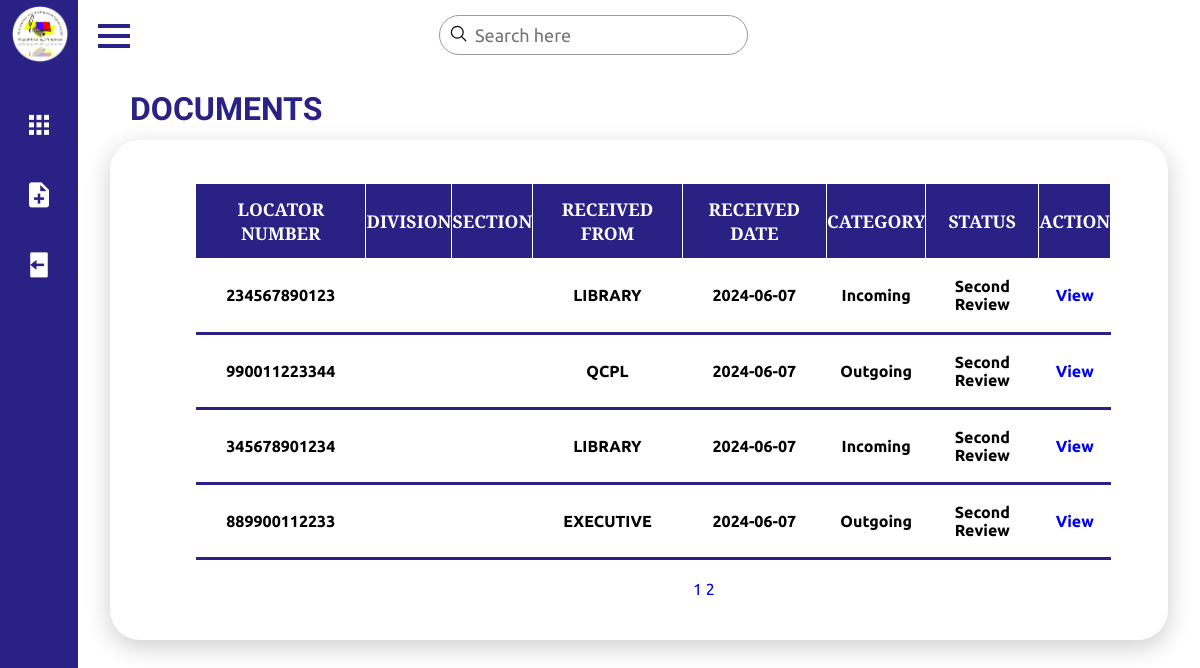
Page /Frontend/userdashboard.php on the earlier database version.
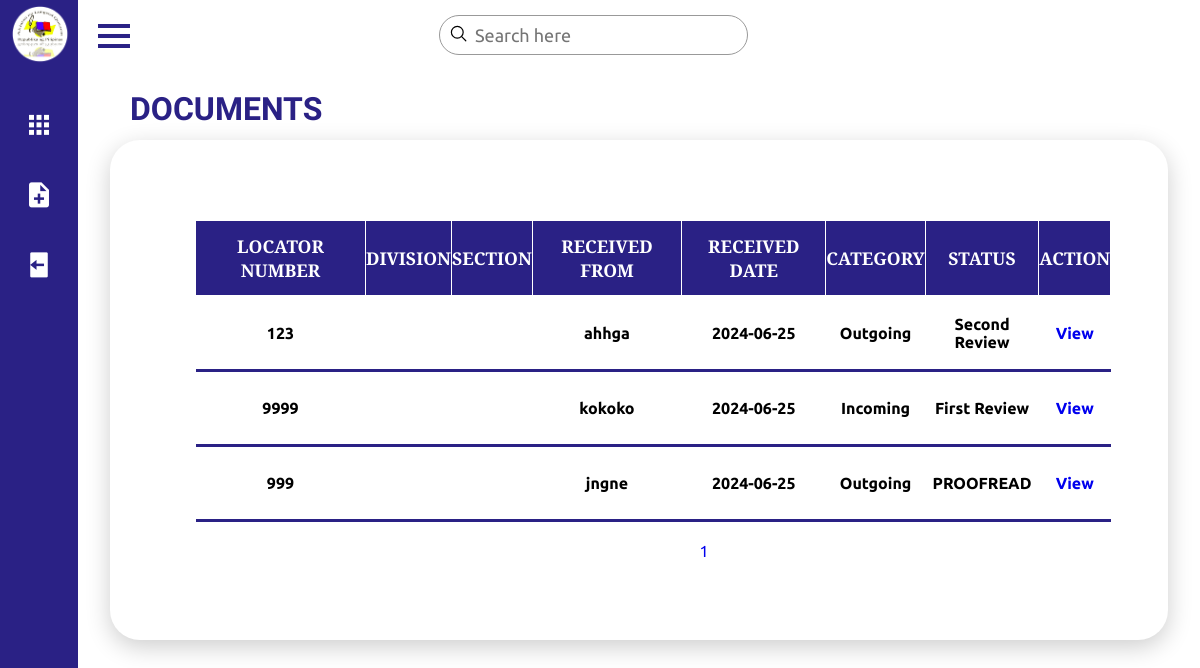
Same page on the later database version.
### tables this page shows
CREATE TABLE `fileupload` (
  `id` int(11) NOT NULL,
  `file_name` varchar(255) NOT NULL,
  `division` varchar(255) DEFAULT NULL,
  `section` varchar(255) DEFAULT NULL,
  `category` enum('Incoming','Outgoing','','') DEFAULT NULL,
  `locator_num` varchar(255) DEFAULT NULL,
  `received_date` date DEFAULT NULL,
  `received_from` varchar(255) DEFAULT NULL,
  `subject` varchar(255) DEFAULT NULL,
  `description` text DEFAULT NULL,
  `type` varchar(100) DEFAULT NULL,
  `file_path` varchar(255) NOT NULL,
  `proofreader_comment` varchar(255) NOT NULL,
  `boss2_comment` varchar(255) NOT NULL,
  `boss1_comment` varchar(255) NOT NULL,
  `status` varchar(255) NOT NULL
);

### Frontend/userdashboard.php (the view, shortened to what this page needs)
<!DOCTYPE html>
<html lang="en">
<head>
    <link rel="stylesheet" href="userdashboard.css">
    <link href='https://unpkg.com/boxicons@2.0.7/css/boxicons.min.css' rel='stylesheet'>
</head>
<body>
     <div class="sidebar close">
        <div class="logo-details">
            <span class="img">
                <img src="img/Logo.png" >
            </span>
        </div>
        <ul class="nav-links">
          <li>
            <div class="iocn-link">
              <a href="userdashboard.php">
                <i class='bx bxs-grid'></i>
              </a>
            </div>
          </li>
          <li>
            <a href="useroutgoing.php">
              <i class='bx bxs-file-plus' ></i>
            </a>
          </li>
          <li>
            <a href="/qcpl/Backend/logout.php">
              <i class='bx bxs-log-out' ></i>
            </a>
          </li>
      </ul>
      </div>
        <section class="home-section">
            <div class="home-content">
              <i class='bx bx-menu' ></i>
            </div>
            <form action="/qcpl/Backend/locator.php" method="GET">
                <div class="search">
                    <label>
                        <input type="number" name="locator" placeholder="Search here">
                        <ion-icon name="search-outline" name="locate"></ion-icon>
                    </label>
                </div>
            </form>
            <div class="details">
                <div class="upload">
                    <div class="cardHeader">
                        <h2>DOCUMENTS</h2>
                        </div>
                    <div class="sum_tb">
                        <table aria-describedby="tableDescription">
    <?php
    $server = "localhost";
    $username = "root";
    $password = "";
    $db = "qcpl";
    $conn = new mysqli($server, $username, $password, $db);
    $rowsPerPage = 4;
    $page = isset($_GET['page']) ? intval($_GET['page']) : 1;
    $offset = ($page - 1) * $rowsPerPage;
    $sql = "SELECT division, section, category, locator_num, received_date, received_from, status FROM fileupload WHERE status != 'Approved' LIMIT $rowsPerPage OFFSET $offset";
    $result = $conn->query($sql);
    if ($result->num_rows > 0) {
        echo "<table>";
        echo "<tr><th>Locator Number</th><th>Division</th><th>Section</th><th>Received From</th><th>Received Date</th><th>Category</th><th>Status</th><th>Action</th></tr>";
        while ($row = $result->fetch_assoc()) {
            echo "<tr>";
            echo "<td>" . htmlspecialchars($row["locator_num"]) . "</td>";
            echo "<td>" . htmlspecialchars($row["division"]) . "</td>";
            echo "<td>" . htmlspecialchars($row["section"]) . "</td>";
            echo "<td>" . htmlspecialchars($row["received_from"]) . "</td>";
            echo "<td>" . htmlspecialchars($row["received_date"]) . "</td>";
            echo "<td>" . htmlspecialchars($row["category"]) . "</td>";
            echo "<td>" . htmlspecialchars($row["status"]) . "</td>";
            echo "<td id='table_th'><center><a href='useraccountlocator.php?locator_num=" . htmlspecialchars($row["locator_num"]) . "' target='_self' aria-label='View details for " . htmlspecialchars($row["locator_num"]) . "'>View</a></td>";
            echo "</tr>";
        }
        echo "</table>";
        $sql_count = "SELECT COUNT(*) AS total_count FROM fileupload WHERE status != 'Approved'";
        $result_count = $conn->query($sql_count);
        $row_count = $result_count->fetch_assoc();
        $total_records = $row_count['total_count'];
        $total_pages = ceil($total_records / $rowsPerPage);
        echo "<div style='text-align: center; margin-top: 20px;'>";
        for ($i = 1; $i <= $total_pages; $i++) {
            echo "<a href='?page=$i'>" . $i . "</a> ";
        }
        echo "</div>";
    } else {
        echo "<script>alert('No documents found!');</script>";
    }
    ?>
                    </div>
                </div>
            </div>
        </section>
</body>
</html>

### Frontend/userdashboard.css (style rules this page uses)
* { font-family: "Ubuntu", sans-serif; margin: 0; padding: 0; box-sizing: border-box; }
:root { --blue: #2a2185; --white: #fff; --gray: #f5f5f5; --black1: #222; --black2: #999; }
body { min-height: 100vh; overflow-x: hidden; }
.sidebar { position: fixed; top: 0; left: 0; height: 100%; width: 300px; background: #2a2185; z-index: 100; transition: all 0.5s ease; }
.sidebar.close { width: 78px; }
.sidebar .logo-details { height: 60px; width: 100%; display: flex; align-items: center; }
.sidebar .logo-details .img img { position: relative; top: 5px; left: 10px; min-width: 60px; height: 60px; line-height: 75px; text-align: center; }
.sidebar .nav-links { height: 100%; padding: 30px 0 150px 0; overflow: auto; }
.sidebar.close .nav-links { overflow: visible; }
.sidebar .nav-links li { position: relative; list-style: none; transition: all 0.5s ease; }
.sidebar .nav-links li .iocn-link { display: flex; align-items: center; justify-content: space-between; }
.sidebar.close .nav-links li .iocn-link { display: block }
.sidebar .nav-links li i { height: 70px; min-width: 78px; text-align: center; line-height: 70px; color: #fff; font-size: 30px; cursor: pointer; transition: all 0.3s ; }
.sidebar .nav-links li a { display: flex; align-items: center; text-decoration: none; }
.home-section { position: relative; height: 100vh; left: 300px; width: calc(100% - 260px); transition: all 0.5s ease; padding: 12px; }
.sidebar.close ~ .home-section { left: 78px; width: calc(100% - 78px); }
.home-content { display: flex; align-items: center; flex-wrap: wrap; }
.home-section .home-content .bx-menu { cursor: pointer; margin-right: 10px; font-size: 3rem; color: #2a2185; }
.search { position: relative; width: 400px; margin: 0 10px; margin-top: -35px; }
.search label { position: relative; width: 150%; }
.search label input { width: 100%; height: 40px; margin-top: -50px; border-radius: 40px; padding: 5px 20px; padding-left: 35px; font-size: 18px; outline: none; border: 1px solid var(--black2); }
.search label ion-icon { position: absolute; top: -1px; left: 10px; font-size: 1.2rem; }
.details { position: relative; width: 100%; height: 100%; padding: 20px; margin-top: 20px; }
.details .upload { position: relative; min-height: 500px; margin-top: 0px; display: grid; background: var(--white); padding: 20px; box-shadow: 0 7px 25px rgb(206, 206, 206); border-radius: 30px; }
.details .cardHeader { margin-top: -70px; }
.cardHeader h2 { color: var(--blue); font-family: "Sedan SC", serif; font-size: 2rem; }
form { display: flex; flex-direction: column; align-items: center; }
form label { font-size: 16px; font-style: italic; margin-bottom: 5px; width: 50%; display: flex; justify-content: space-between; align-items: center; width: 50%; }
form label { display: flex; align-items: center; margin-right: 10px; }
.sum_tb { position: relative; top: 0px; left: 65px; width: 100%; text-align: center; }
.sum_tb table { width: 90%; border-collapse: collapse; }
.sum_tb tr { height: 75px; }
.sum_tb th { background-color: #2a2185; font-size: 1.1rem; text-align: center; color: #fff; font-weight: 100px; height: 40px; font-family: "Bitter", serif; text-transform:uppercase ; border: 1.5px solid; border-color: white; }
.sum_tb td { font-size: 1rem; font-weight: bold; border-bottom: 3px solid; border-color: #2a2185; }
.sum_tb a { text-decoration: none; }

Differences in the rows shown:
removed fileupload: locator_num "234567890123", received_from "LIBRARY", received_date "2024-06-07", category "Incoming", status "Second Review"
removed fileupload: locator_num "990011223344", received_from "QCPL", received_date "2024-06-07", category "Outgoing", status "Second Review"
removed fileupload: locator_num "345678901234", received_from "LIBRARY", received_date "2024-06-07", category "Incoming", status "Second Review"
removed fileupload: locator_num "889900112233", received_from "EXECUTIVE", received_date "2024-06-07", category "Outgoing", status "Second Review"
added fileupload: locator_num "123", received_from "ahhga", received_date "2024-06-25", category "Outgoing", status "Second Review"
added fileupload: locator_num "9999", received_from "kokoko", received_date "2024-06-25", category "Incoming", status "First Review"
added fileupload: locator_num "999", received_from "jngne", received_date "2024-06-25", category "Outgoing", status "PROOFREAD"
Other differences:
list line gone: "2"
